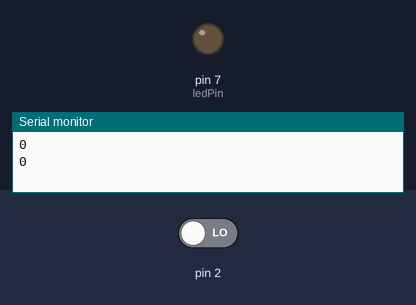
The sketch below on a simulated Arduino Uno, built with avr-gcc and run on an emulated ATmega328P. On the bench: output pins drawn as LEDs (lit = HIGH), the last lines printed to the serial monitor. The test bench sets the inputs (shaded band); at power-on: pin 2 LOW.

Above: at 1.2 s.
1.3 s: pin 2 driven HIGH
At 2.4 s:
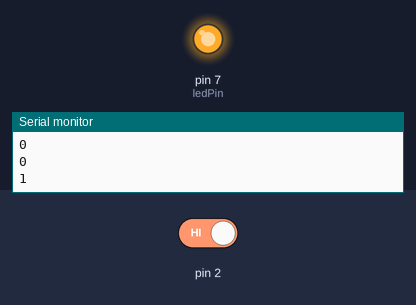
3.5 s: pin 2 driven LOW
At 5.1 s:
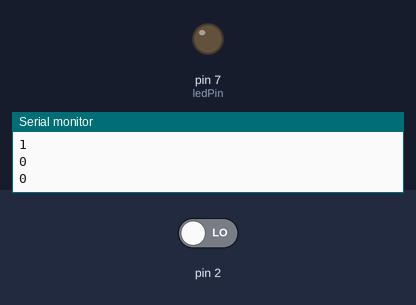
Timing chart, 0 to 6.6 s (numbered marks = the images above; inputs shaded):
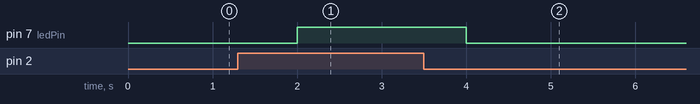

The sketch:

Interrupt_Button_Change.ino
```cpp
int ledPin = 7;
volatile int state = LOW; // déclaration d'une variable volatile
// the setup function runs once when you press reset or power the board
void setup() {
  // initialize digital pin 13 as an output.
  Serial.begin(9600);
  pinMode(ledPin, OUTPUT);
  attachInterrupt(0, maFonctionBlink, CHANGE); // attache l'interruption externe n°0 (pin 2) à ma fonction
}

// the loop function runs over and over again forever
void loop() {
  digitalWrite(ledPin, state);
  Serial.println(state);
  delay(1000);
}

void maFonctionBlink() {
  state = !state;
}
```

Measured:
- after the input at 1.3 s, pin 7 (ledPin): LOW → HIGH after 0.70 s
- after the input at 3.5 s, pin 7 (ledPin): HIGH → LOW after 0.50 s
